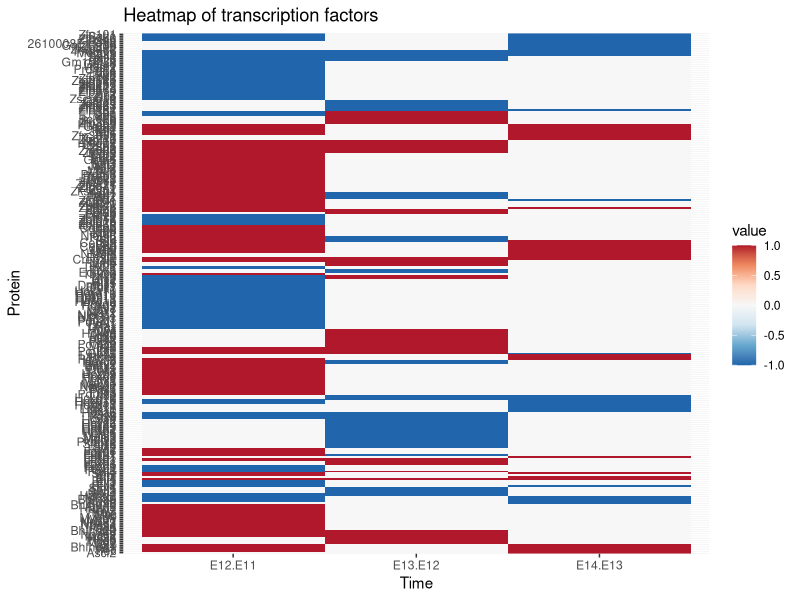

Here is the R script that generated this plot:
## ---- chunk 1
setwd("C:/Users/trant/Desktop/Embryonic RNA seq/My-repo/data")
data = read.csv("all.tf.with.family.csv",
                header = TRUE,
                sep = ",",
                stringsAsFactors = FALSE,
                row.names = 1)
head(data)
## ---- chunk 2
for(i in 1:length(data$Family)){
  if(data$Family[i] == "Homeobox" | data$Family[i] == "Pou" | data$Family[i] == "PAX"){
    data$Family[i] = "Homeobox"
  }
}

## ---- chunk 3
for(i in 1:length(data$Family)){
  if(data$Family[i] == "Miscellaneous" | data$Family[i] == "Others"){
    data$Family[i] = "Miscellaneous"
  }
}
## ---- chunk 4
#Group family with low counts and similar downregulation patterns together
for(i in 1:length(data$Family)){
  if(data$Family[i] == "AF-4" | data$Family[i] == "CSD" | data$Family[i] == "HMGA" | data$Family[i] == "RFX"| data$Family[i] == "Tub" | data$Family[i] == "NDT80/PhoG" | data$Family[i] == "MBD" | data$Family[i] == "E2F" | data$Family[i] == "CG1" | data$Family[i] == "CP2" | data$Family[i] == "DACH" | data$Family[i] == "MH1" | data$Family[i] == "TF_Otx" | data$Family[i] == "CG-1"){
    data$Family[i] = "downregulated, low quantity"
  }
}

## ---- chunk 5
#Group family with low counts and similar upregulation patterns together
for(i in 1:length(data$Family)){
  if(data$Family[i] == "COE" | data$Family[i] == "CSRNP_N" | data$Family[i] == "CTF/NFI" | data$Family[i] == "ESR-like"| data$Family[i] == "HPD" | data$Family[i] == "NGFIB-like" | data$Family[i] == "Runt" | data$Family[i] == "RHD" | data$Family[i] == "SRF" | data$Family[i] == "TEA"){
    data$Family[i] = "upregulated, low quantity"
  }
}

## ---- chunk 6
for(i in 1:length(data$Family)){
  if(data$Family[i] == "zf-C2H2" | data$Family[i] == "zf-C2HC" | data$Family[i] == "zf-CCCH" | data$Family[i] == "zf-GATA"){
    data$Family[i] = "Zinc fingers"
  }
}
## ---- chunk 7
data_sorted = data[order(data$Family),]
## ---- chunk 8
bHLH = subset(data_sorted, Family == "bHLH")
AP2 = subset(data_sorted, Family == "AP-2")
ARID = subset(data_sorted, Family == "ARID")
ETS = subset(data_sorted, Family == "ETS")
Fork_head = subset(data_sorted, Family == "Fork_head")
HMG = subset(data_sorted, Family == "HMG")
Homeobox = subset(data_sorted, Family == "Homeobox")
IRF = subset(data_sorted, Family == "IRF")
Tbox = subset(data_sorted, Family == "T-box")
TF_bZIP = subset(data_sorted, Family == "TF_bZIP")
THR_like = subset(data_sorted, Family == "THR-like")
ZBTB = subset(data_sorted, Family == "ZBTB")
zincfinger = subset(data_sorted, Family == "Zinc fingers")
## ---- chunk 9
bHLH = bHLH[hclust(dist(bHLH[,1:3]))$order,]
AP2 = AP2[hclust(dist(AP2[,1:3]))$order,]
ARID = ARID[hclust(dist(ARID[,1:3]))$order,]
ETS = ETS[hclust(dist(ETS[,1:3]))$order,]
Fork_head = Fork_head[hclust(dist(Fork_head[,1:3]))$order,]
HMG = HMG[hclust(dist(HMG[,1:3]))$order,]
Homeobox = Homeobox[hclust(dist(Homeobox[,1:3]))$order,]
IRF = IRF[hclust(dist(IRF[,1:3]))$order,]
Tbox = Tbox[hclust(dist(Tbox[,1:3]))$order,]
TF_bZIP = TF_bZIP[hclust(dist(TF_bZIP[,1:3]))$order,]
THR_like = THR_like[hclust(dist(THR_like[,1:3]))$order,]
ZBTB = ZBTB[hclust(dist(ZBTB[,1:3]))$order,]
zincfinger = zincfinger[hclust(dist(zincfinger[,1:3]))$order,]
## ---- chunk 10
rowbind = rbind(bHLH, ETS, Fork_head, Homeobox, Tbox, TF_bZIP, ZBTB, zincfinger)
## ---- chunk 11
plotdata = data.frame(rowbind$E12.E11, rowbind$E13.E12, rowbind$E14.E13)
row.names(plotdata) = rowbind$Symbol
colnames(plotdata) = c("E12.E11", "E13.E12", "E14.E13")
## ---- chunk 12
library(reshape2)
plotdata_melt = melt(as.matrix(plotdata))
names(plotdata_melt)[c(1,2)] = c("Protein", "Time")
## ---- chunk 13
library(ggplot2)
setwd("C:/Users/trant/Desktop/Embryonic RNA seq/My-repo/Graphs")
tiff("heatmap TF with clustered family.tiff", units = "in", height = 40, width = 10, res = 400)
ggplot(plotdata_melt, aes(x = Time, y = Protein, fill = value)) +
  geom_raster() +
  scale_fill_distiller(palette = "RdBu") +
  ggtitle("Heatmap of transcription factors")
dev.off()
setwd("C:/Users/trant/Desktop/Embryonic RNA seq/My-repo/Graphs")
#ggsave("TF.heatmap.arranged.clustered.png", height = 40, width = 10)
## ---- chunk 14
group1 = "100"
group2 = "110"
group3 = "101"
group4 = "010"
group5 = "001"
group6 = "1-10"
group7 = "10-1"
group8 = "-110"
group9 = "-100"
group10 = "-1-10"
group11 = "-1-1-1"
group12 = "-10-1"
group13 = "0-10"
group14 = "0-1-1"
group15 = "00-1"
## ---- chunk 15
extract = function(data, term){
  group_tf = c()
  for(i in 1:length(data[[1]])){
    if(paste(as.character(data[i,1:3]), collapse = "") == term){
      group_tf = c(group_tf, row.names(data)[i])
    }
  }
  return(group_tf)
}
## ---- chunk 16
group1_tf = extract(zincfinger, term = group1)
group2_tf = extract(zincfinger, term = group2)
group3_tf = extract(zincfinger, term = group3)
group4_tf = extract(zincfinger, term = group4)
group5_tf = extract(zincfinger, term = group5)
group6_tf = extract(zincfinger, term = group6)
group7_tf = extract(zincfinger, term = group7)
group8_tf = extract(zincfinger, term = group8)
group9_tf = extract(zincfinger, term = group9)
group10_tf = extract(zincfinger, term = group10)
group11_tf = extract(zincfinger, term = group11)
group12_tf = extract(zincfinger, term = group12)
group13_tf = extract(zincfinger, term = group13)
group14_tf = extract(zincfinger, term = group14)
group15_tf = extract(zincfinger, term = group15)
## ---- chunk 17
new_order = c(group15_tf, group14_tf, group13_tf, group12_tf,
              group11_tf, group10_tf, group9_tf, group8_tf, group7_tf, group6_tf,
              group5_tf, group4_tf, group3_tf, group2_tf, group1_tf)
## ---- chunk 18
zincfinger = zincfinger[new_order,]
## ---- chunk 19
group1 = "100"
group2 = "101"
group3 = "110"
group4 = "111"
group5 = "010"
group6 = "001"
group7 = "1-11"
group8 = "1-10"

## ---- chunk 20
extract = function(data, term){
  group_tf = c()
  for(i in 1:length(data[[1]])){
    if(paste(as.character(data[i,1:3]), collapse = "") == term){
      group_tf = c(group_tf, row.names(data)[i])
    }
  }
  return(group_tf)
}
## ---- chunk 21
group1_tf = extract(TF_bZIP, term = group1)
group2_tf = extract(TF_bZIP, term = group2)
group3_tf = extract(TF_bZIP, term = group3)
group4_tf = extract(TF_bZIP, term = group4)
group5_tf = extract(TF_bZIP, term = group5)
group6_tf = extract(TF_bZIP, term = group6)
group7_tf = extract(TF_bZIP, term = group7)
group8_tf = extract(TF_bZIP, term = group8)

## ---- chunk 22
new_order = c(group8_tf, group7_tf, group6_tf,
              group5_tf, group4_tf, group3_tf, group2_tf, group1_tf)
## ---- chunk 23
TF_bZIP = TF_bZIP[new_order,]
## ---- chunk 24
group1 = "100"
group2 = "-100"
group3 = "0-10"
## ---- chunk 25
group1_tf = extract(Tbox, term = group1)
group2_tf = extract(Tbox, term = group2)
group3_tf = extract(Tbox, term = group3)
## ---- chunk 26
new_order = c(group3_tf, group2_tf, group1_tf)
## ---- chunk 27
Tbox = Tbox[new_order,]
## ---- chunk 28
group1 = "100"
group2 = "110"
group3 = "101"
group4 = "010"
group5 = "001"
group6 = "1-10"
group7 = "11-1"
group8 = "-110"
group9 = "-100"   
group10 = "-10-1"
group11 = "-1-10"
group12 = "0-1-1"
group13 = "0-10" 
group14 = "00-1"
group15 = "-1-1-1"
## ---- chunk 29
group1_tf = extract(Homeobox, term = group1)
group2_tf = extract(Homeobox, term = group2)
group3_tf = extract(zincfinger, term = group3)
group4_tf = extract(zincfinger, term = group4)
group5_tf = extract(zincfinger, term = group5)
group6_tf = extract(zincfinger, term = group6)
group7_tf = extract(zincfinger, term = group7)
group8_tf = extract(zincfinger, term = group8)
group9_tf = extract(zincfinger, term = group9)
group10_tf = extract(zincfinger, term = group10)
group11_tf = extract(zincfinger, term = group11)
group12_tf = extract(zincfinger, term = group12)
group13_tf = extract(zincfinger, term = group13)
group14_tf = extract(zincfinger, term = group14)
group15_tf = extract(zincfinger, term = group15)
